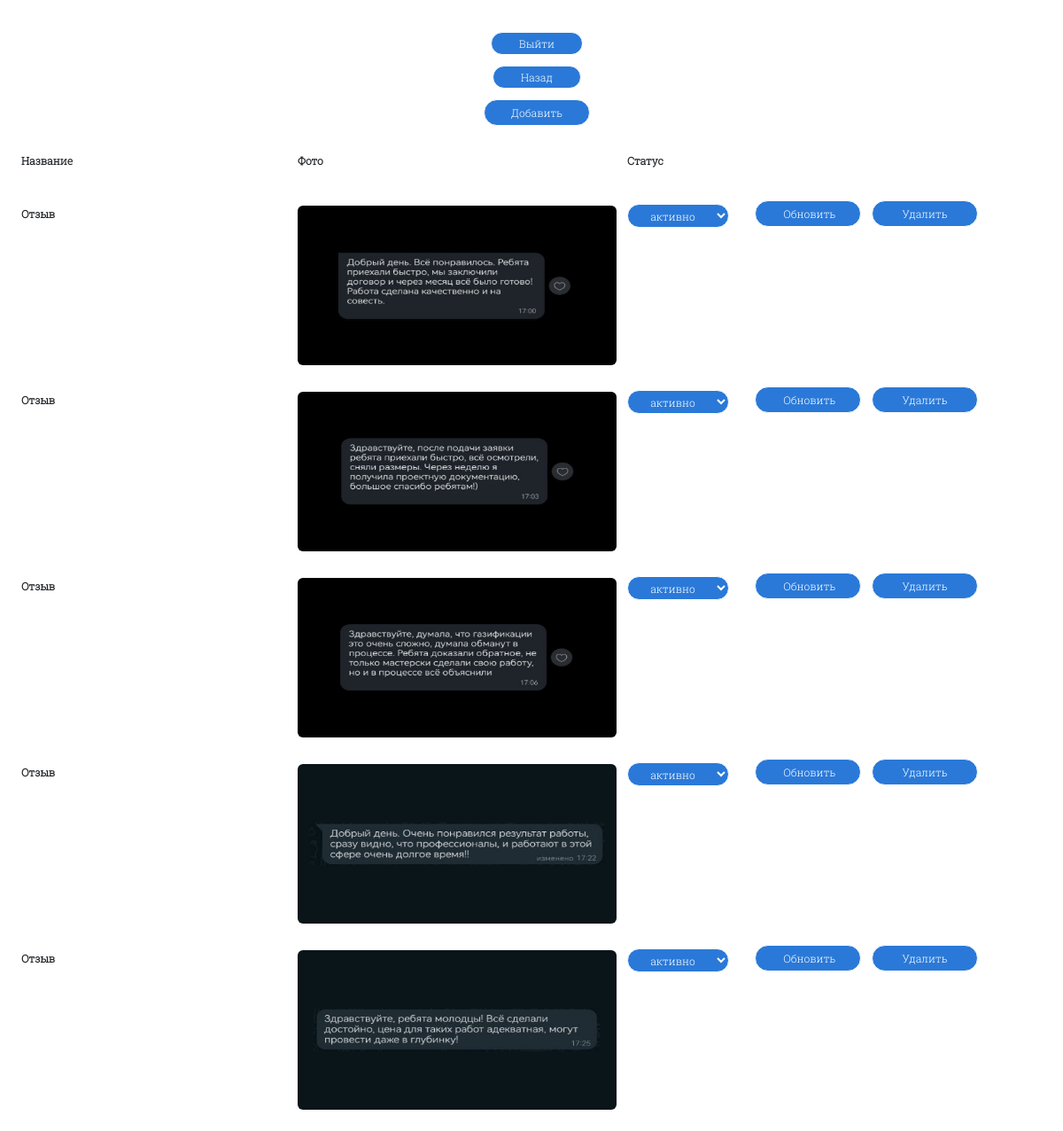
/vgtrk.sk/swiper_feedback.php (signed in), run on the app's committed database.
### tables this page shows
CREATE TABLE `swiper_feedback` (
  `id` int NOT NULL,
  `name/alt` varchar(150) NOT NULL,
  `way` varchar(100) NOT NULL,
  `active` varchar(10) NOT NULL DEFAULT 'активно'
);

### vgtrk.sk/swiper_feedback.php (the view, shortened to what this page needs)
<?php
    include_once 'connect.php';
            ?>
<!DOCTYPE html>
<html lang="ru">
    <head>
        <link href="./bootstrap/bootstrap.min.css" rel="stylesheet">
        <link rel="stylesheet" href="./style.css">
    </head>
    <body class="center_admin">
        <?php
            if(!empty($_SESSION['id'])) {
                ?>
                    <span class="out_admin">
                        <form action="" method="POST">
                            <input class="button_screen_admin_out"  class="text_admin" value="Выйти" name="out" type="submit">
                        </form>
                    </span>
                    <span class="back_admin">
                        <form action="" method="POST">
                            <input class="button_screen_admin_out"  class="text_admin" value="Назад" name="back" type="submit">
                        </form>
                    </span>
                    <span class="back_admin">
                        <a class="button_screen_admin" data-bs-toggle="modal" href="#exampleModalToggle" role="button">Добавить</a>
                    </span>
                <?php
            }
            if(!isset($_SESSION['id'])) {
                ?>
                    <span class="enter_admin text_admin">Вы не вошли в админ-панель</span>
                    <span class="enter_admin">
                        <form action="" method="POST">
                            <button class="button_screen_admin_enter" name="enter" type="submit">
                                <p class="text_admin">Войти</p>
                            </button>
                        </form>
                    </span>
                <?php
            } else {
        ?>
        <div class="screen_admin none1 none650">
            <p class="text_admin left_block margin_top_bottom">
                <span class=first_table_swiper><?php echo "Название";?></span>
                <span class=second_table_swiper><?php echo "Фото";?></span>
                <span class=third_table_swiper><?php echo "Статус";?></span>
            </p>
            <br>
        </div>
        <?php $result = $mysqli-> query("SELECT * FROM `swiper_feedback`");
            foreach($result as $rows) {?>
                <form class="form_admin" method="POST">
                <div class="screen_admin">
                    <p class="text_admin left_block">
                        <span class="first_table_swiper"><?php echo $rows['name/alt']?></span> <span class="none1150"><br class="none1150"></span>
                        <span class="second_table_swiper"><img class="admin_image" src="./img/swiper_third/<?php echo $rows['way']?>"></span> <span class="none1150"><br class="none1150"></span>
                        <span class="third_table_swiper"><?php
                            if($rows['active'] == "активно") {
                                ?><select name="active" class="select_admin">
                                    <option selected disabled hidden value="none">активно</option>
                                </select><?php
                            }?></span>
                        <input class="button_screen_admin"  class="text_admin" value="Обновить" name="change" type="submit">
                        <input class="button_screen_admin"  class="text_admin" value="Удалить" name="delete[<?php echo $rows['id'];?>]" type="submit">
                    </p>
                    <br>
                </div>
                </form>
            <?php
            }
        ?>
    </body>
</html>
<?php
    }
?>

### vgtrk.sk/style.css (style rules this page uses)
* { margin: 0; }
::placeholder { color: #fff; }
@media (min-width: 1150px) { a { text-decoration: none; } }
@media (min-width: 1150px) { .left_block { display: flex; justify-content: left; } }
@media (min-width: 1150px) { .screen_admin { width: 96vw; margin-left: 2vw; } }
@media (min-width: 1150px) { .text_admin { font-weight: 600; font-family: RobotoSlab; font-size: 1vw; } }
@media (min-width: 1150px) { .button_screen_admin { width: 10vw; height: 2.5vw; display: flex; justify-content: center; align-items: center; background-color: #2A79D8; padding: 0.26vw 2.60vw; font-family: RobotoSlab; font-weight: 300; font-size: 1vw; color: #ffffff; border-radius: 1.82vw; border: 0.16vw solid #fff; text-align: center; margin-left: 1vw; } }
@media (min-width: 1150px) { .out_admin { display: flex; align-items: center; flex-direction: column; margin-top: 3vw; } }
@media (min-width: 1150px) { .back_admin { display: flex; align-items: center; flex-direction: column; } }
@media (min-width: 1150px) { .button_screen_admin_out { display: flex; justify-content: center; align-items: center; background-color: #2A79D8; padding: 0.26vw 2.60vw; font-family: RobotoSlab; font-weight: 300; font-size: 1vw; color: #ffffff; border-radius: 1.82vw; border: 0.16vw solid #fff; text-align: center; margin-left: 1vw; margin-bottom: 1vw; } }
@media (min-width: 1150px) { .margin_top_bottom { margin-top: 2vw; margin-bottom: 1vw; } }
@media (min-width: 1150px) { .admin_image { width: 30vw; height: 15vw; border-radius: 0.5vw; } }
@media (min-width: 1150px) { .first_table_swiper { width: 25vw; margin-top: 0.5vw; margin-right: 1vw; } }
@media (min-width: 1150px) { .second_table_swiper { width: 30vw; margin-top: 0.5vw; margin-right: 1vw; } }
@media (min-width: 1150px) { .third_table_swiper { width: 10vw; margin-top: 0.5vw; margin-right: 1vw; } }
@media (min-width: 1150px) { .select_admin { padding: 0.3vw 1vw; margin-top: -0.2vw; background-color: #2A79D8; outline: none; border: 0.16vw solid #ffffff; border-radius: 1.82vw; text-align: center; font-family: RobotoSlab; font-weight: 300; font-size: 1vw; color: #ffffff; } }

### data on the page
swiper_feedback: value "Отзыв", way (picture)
swiper_feedback: value "Отзыв", way (picture)
swiper_feedback: value "Отзыв", way (picture)
swiper_feedback: value "Отзыв", way (picture)
swiper_feedback: value "Отзыв", way (picture)
